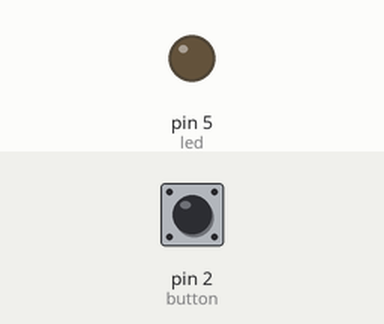
Simulated run of this sketch. Board: Arduino Uno, built with avr-gcc and run on an emulated ATmega328P. On the bench: output pins drawn as LEDs (lit = HIGH). Dashed ring = blinking. The inputs (shaded band) are chosen by the test bench; at power-on: pin 2 (button) LOW.

Above: at 1.2 s.
1.3 s: pin 2 (button) pulled HIGH for 3.2 s
At 2.2 s:
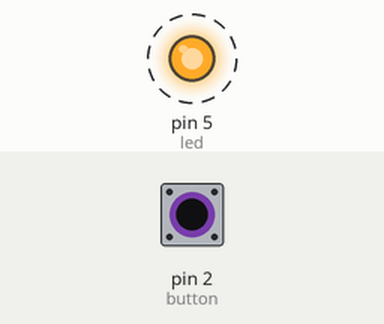
6.0 s: pin 2 (button) pulled HIGH for 1 s
At 7.0 s:
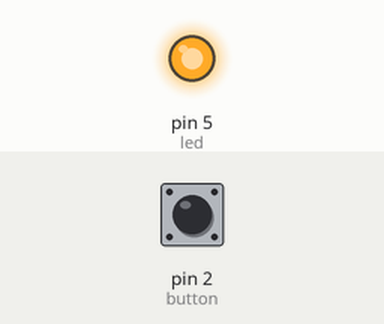
Timing chart, 0 to 9.0 s (numbered marks = the images above; inputs shaded):
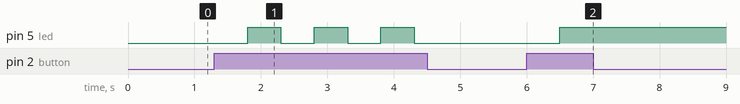

The sketch:

1btn1led.ino
```cpp
// Long press button to change led status

int button = 2;
int led = 5;

unsigned long waitTime = 500; // Long press wth 500ms

bool ledStatus = 0;

bool lastBtnStatus = 0;
bool btnLongPress = 0;

unsigned long lastChangeTime = 0;

void setup() {
  // put your setup code here, to run once:
  pinMode(button, INPUT);
  pinMode(led, OUTPUT);

  digitalWrite(led, ledStatus);

  Serial.println("Start");
}

void loop() {
  // put your main code here, to run repeatedly:
  bool reading = digitalRead(button);
  if (reading != lastBtnStatus) {
    lastBtnStatus = reading;
    lastChangeTime = millis();

  }
  // Compare current - last change time vs 500 ms
  if (millis() - lastChangeTime > waitTime) {
    btnLongPress = reading;
    lastChangeTime = millis();

  }
  if (btnLongPress) {
    ledStatus = !ledStatus;
    btnLongPress = false;
  }
  digitalWrite(led, ledStatus);
}
```

Measured:
- after the input at 1.3 s, pin 5 (led): alternates HIGH for 0.50 s and LOW for 0.50 s, 6 changes in all, then stays LOW, starting after 0.50 s
- after the input at 6.0 s, pin 5 (led): LOW → HIGH after 0.50 s
